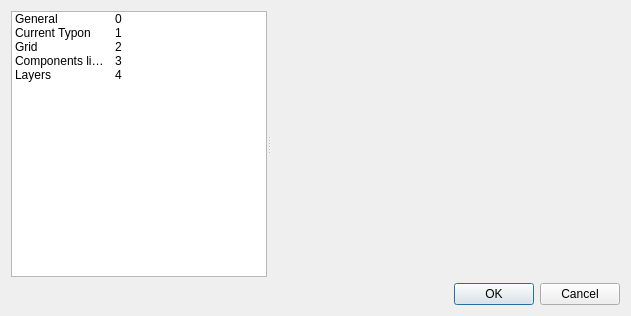
<?xml version="1.0" encoding="UTF-8"?>
<ui version="4.0">
 <class>OptionsDialog</class>
 <widget class="QDialog" name="OptionsDialog">
  <property name="geometry">
   <rect>
    <x>0</x>
    <y>0</y>
    <width>631</width>
    <height>316</height>
   </rect>
  </property>
  <property name="windowTitle">
   <string>Options</string>
  </property>
  <property name="windowIcon">
   <iconset resource="mytypon.qrc">
    <normaloff>:/pictures/gear.png</normaloff>:/pictures/gear.png</iconset>
  </property>
  <property name="modal">
   <bool>true</bool>
  </property>
  <layout class="QHBoxLayout" name="horizontalLayout_2">
   <item>
    <layout class="QVBoxLayout" name="verticalLayout">
     <item>
      <widget class="QSplitter" name="splitter">
       <property name="sizePolicy">
        <sizepolicy hsizetype="Expanding" vsizetype="Expanding">
         <horstretch>0</horstretch>
         <verstretch>0</verstretch>
        </sizepolicy>
       </property>
       <property name="orientation">
        <enum>Qt::Horizontal</enum>
       </property>
       <widget class="QTreeWidget" name="treeWidget">
        <property name="sizePolicy">
         <sizepolicy hsizetype="Minimum" vsizetype="Expanding">
          <horstretch>0</horstretch>
          <verstretch>0</verstretch>
         </sizepolicy>
        </property>
        <property name="editTriggers">
         <set>QAbstractItemView::NoEditTriggers</set>
        </property>
        <property name="rootIsDecorated">
         <bool>false</bool>
        </property>
        <property name="uniformRowHeights">
         <bool>true</bool>
        </property>
        <property name="columnCount">
         <number>2</number>
        </property>
        <attribute name="headerVisible">
         <bool>false</bool>
        </attribute>
        <column>
         <property name="text">
          <string>1</string>
         </property>
        </column>
        <column>
         <property name="text">
          <string>2</string>
         </property>
        </column>
        <item>
         <property name="text">
          <string>General</string>
         </property>
         <property name="icon">
          <iconset resource="mytypon.qrc">
           <normaloff>:/pictures/gear.png</normaloff>:/pictures/gear.png</iconset>
         </property>
         <property name="text">
          <string>0</string>
         </property>
         <property name="flags">
          <set>ItemIsSelectable|ItemIsEnabled</set>
         </property>
        </item>
        <item>
         <property name="text">
          <string>Current Typon</string>
         </property>
         <property name="icon">
          <iconset resource="mytypon.qrc">
           <normaloff>:/pictures/page_gear.png</normaloff>:/pictures/page_gear.png</iconset>
         </property>
         <property name="text">
          <string>1</string>
         </property>
         <property name="flags">
          <set>ItemIsSelectable|ItemIsEnabled</set>
         </property>
        </item>
        <item>
         <property name="text">
          <string>Grid</string>
         </property>
         <property name="icon">
          <iconset resource="mytypon.qrc">
           <normaloff>:/pictures/table.png</normaloff>:/pictures/table.png</iconset>
         </property>
         <property name="text">
          <string>2</string>
         </property>
         <property name="flags">
          <set>ItemIsSelectable|ItemIsEnabled</set>
         </property>
        </item>
        <item>
         <property name="text">
          <string>Components libraries</string>
         </property>
         <property name="icon">
          <iconset resource="mytypon.qrc">
           <normaloff>:/pictures/chip2.png</normaloff>:/pictures/chip2.png</iconset>
         </property>
         <property name="text">
          <string>3</string>
         </property>
        </item>
        <item>
         <property name="text">
          <string>Layers</string>
         </property>
         <property name="icon">
          <iconset resource="mytypon.qrc">
           <normaloff>:/pictures/layers_map.png</normaloff>:/pictures/layers_map.png</iconset>
         </property>
         <property name="text">
          <string>4</string>
         </property>
        </item>
       </widget>
       <widget class="QStackedWidget" name="stackedWidget">
        <property name="sizePolicy">
         <sizepolicy hsizetype="Expanding" vsizetype="Preferred">
          <horstretch>10</horstretch>
          <verstretch>0</verstretch>
         </sizepolicy>
        </property>
        <property name="minimumSize">
         <size>
          <width>16</width>
          <height>0</height>
         </size>
        </property>
        <property name="currentIndex">
         <number>4</number>
        </property>
        <widget class="GeneralOptionsWidget" name="generalOptionsPage"/>
        <widget class="TyponOptionsWidget" name="currentTyponOptionsPage"/>
        <widget class="GridWidget" name="gridOptionsPage"/>
        <widget class="LibrariesWidget" name="librariesPage"/>
        <widget class="LayersOptionWidget" name="layersPage"/>
       </widget>
      </widget>
     </item>
     <item>
      <layout class="QHBoxLayout" name="horizontalLayout">
       <property name="sizeConstraint">
        <enum>QLayout::SetFixedSize</enum>
       </property>
       <item>
        <spacer name="horizontalSpacer">
         <property name="orientation">
          <enum>Qt::Horizontal</enum>
         </property>
         <property name="sizeHint" stdset="0">
          <size>
           <width>40</width>
           <height>20</height>
          </size>
         </property>
        </spacer>
       </item>
       <item>
        <widget class="QDialogButtonBox" name="buttonBox">
         <property name="sizePolicy">
          <sizepolicy hsizetype="Expanding" vsizetype="Minimum">
           <horstretch>0</horstretch>
           <verstretch>0</verstretch>
          </sizepolicy>
         </property>
         <property name="orientation">
          <enum>Qt::Horizontal</enum>
         </property>
         <property name="standardButtons">
          <set>QDialogButtonBox::Cancel|QDialogButtonBox::Ok</set>
         </property>
        </widget>
       </item>
      </layout>
     </item>
    </layout>
   </item>
  </layout>
 </widget>
 <customwidgets>
  <customwidget>
   <class>GeneralOptionsWidget</class>
   <extends>QWidget</extends>
   <header>generaloptionswidget.h</header>
   <container>1</container>
  </customwidget>
  <customwidget>
   <class>GridWidget</class>
   <extends>QWidget</extends>
   <header>gridwidget.h</header>
   <container>1</container>
  </customwidget>
  <customwidget>
   <class>TyponOptionsWidget</class>
   <extends>QWidget</extends>
   <header>typonoptionswidget.h</header>
   <container>1</container>
  </customwidget>
  <customwidget>
   <class>LibrariesWidget</class>
   <extends>QWidget</extends>
   <header>librarieswidget.h</header>
   <container>1</container>
  </customwidget>
  <customwidget>
   <class>LayersOptionWidget</class>
   <extends>QWidget</extends>
   <header>layersoptionwidget.h</header>
   <container>1</container>
  </customwidget>
 </customwidgets>
 <resources>
  <include location="mytypon.qrc"/>
 </resources>
 <connections>
  <connection>
   <sender>buttonBox</sender>
   <signal>accepted()</signal>
   <receiver>OptionsDialog</receiver>
   <slot>accept()</slot>
   <hints>
    <hint type="sourcelabel">
     <x>248</x>
     <y>254</y>
    </hint>
    <hint type="destinationlabel">
     <x>157</x>
     <y>274</y>
    </hint>
   </hints>
  </connection>
  <connection>
   <sender>buttonBox</sender>
   <signal>rejected()</signal>
   <receiver>OptionsDialog</receiver>
   <slot>reject()</slot>
   <hints>
    <hint type="sourcelabel">
     <x>316</x>
     <y>260</y>
    </hint>
    <hint type="destinationlabel">
     <x>286</x>
     <y>274</y>
    </hint>
   </hints>
  </connection>
 </connections>
</ui>
